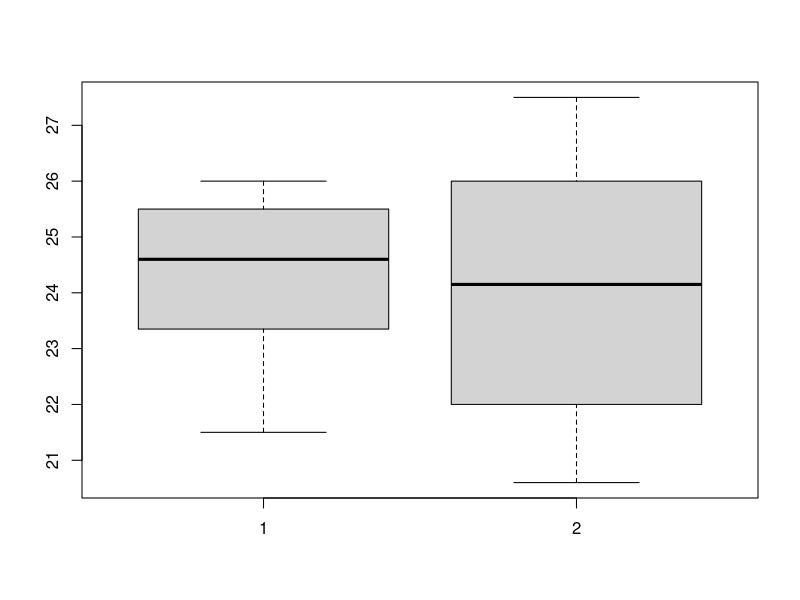
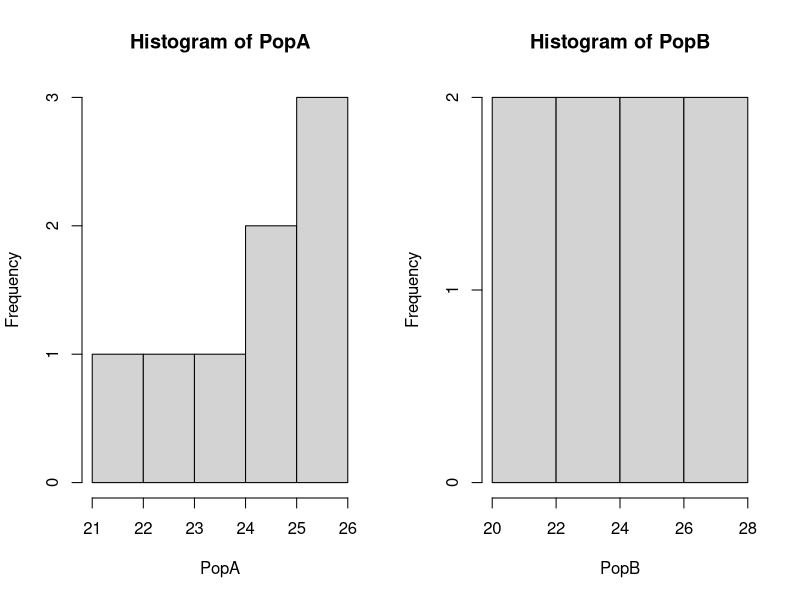
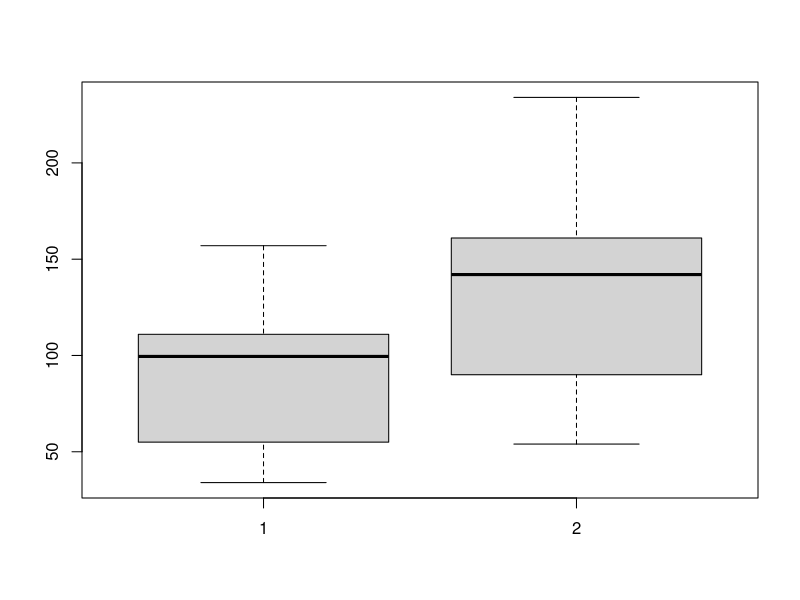
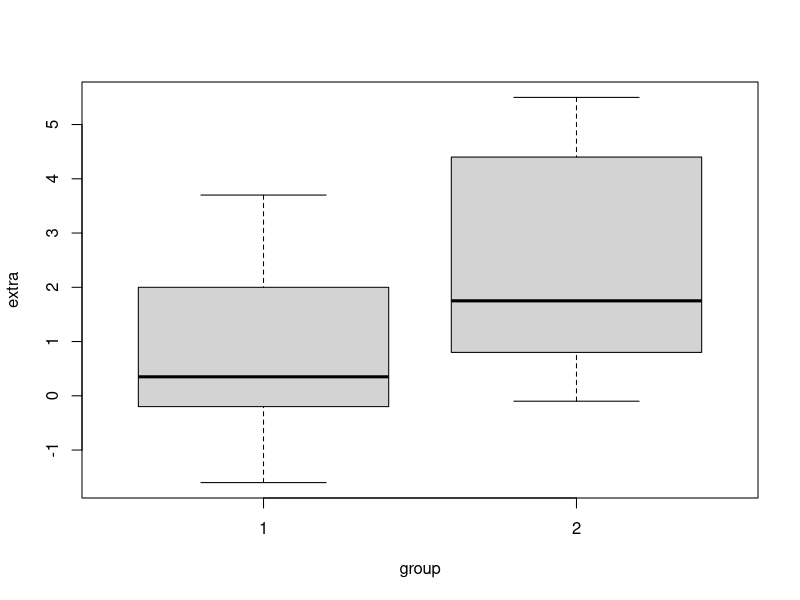
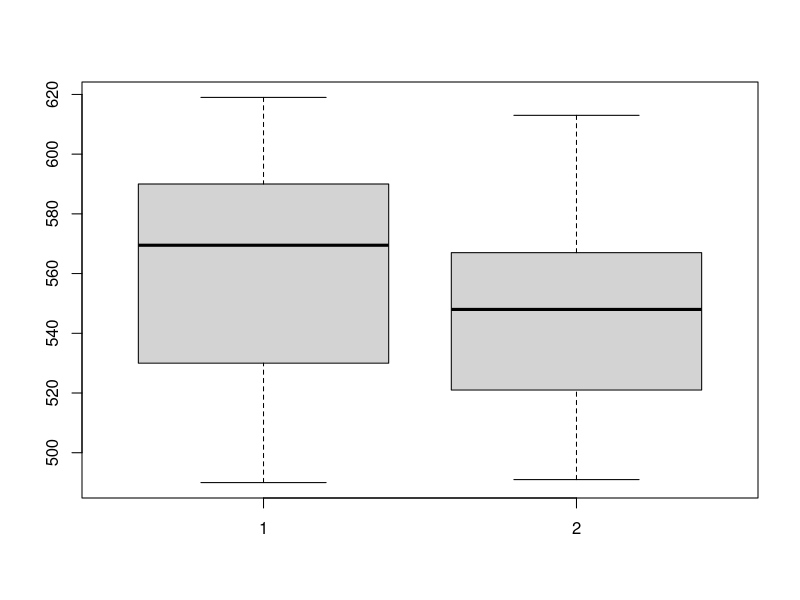
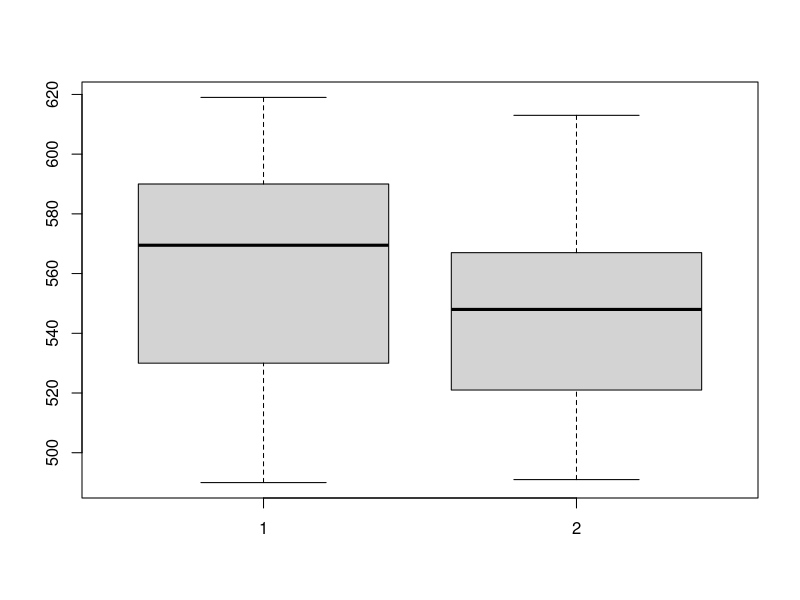

Here is the R script that generated these plots, in order:
#============================================================================#

# Simple Tests #
# 
# written by Henrik von Wehrden
# edited by Chan Le

# In this script:

### F-Test - Compare two variances
### Independent T-Test - Compare two means
### Dependent T-Test - Compare two means
### Wilcoxon Test - Compare two medians with rank
### Chi-Squared Test - Test of independence

#============================================================================#
#### 1. F-Test - Compare two variances ####
#============================================================================#

### Example: Gauster-temperature

# Read data from .txt file
Gaustern<-read.table("f.test.txt",header=T)

# Attach object to search path (to call PopA instead of Gaustern$PopA)
attach(Gaustern)

# Look at object
Gaustern

# Display structure
str(Gaustern)

# Comparing variance of two populations
var.test(PopA,PopB)

# Boxplots for visual comparison
boxplot(PopA,PopB)

# Ploting histograms (par() function multiple plots on the same canvas)
par(mfrow=c(1,2))
hist(PopA)
hist(PopB)

# Adjust a value in PopA
PopA[7]<-50

#============================================================================#
#### 2. Independent T-Test - Compare two means ####
#============================================================================#

### Example: Stem diameter nesting trees

# Read data from .txt file
Stamm<-read.table("t.test.txt",header=T)

# Attach object to search path
attach(Stamm)

# Look at object
Stamm

# Performing a two-tail T-Test (assuming equal variance)
t.test(Golze,Finguren,var.equal=T)

# Boxplots for visual comparison
par(mfrow=c(1,1))
boxplot(Golze,Finguren)

### Example: Sleep data

# View data
View(sleep)

# Boxplots comparing two groups
plot(extra ~ group, data = sleep)

# T-Test: traditional interface
with(sleep, t.test(extra[group == 1], extra[group == 2]))

## T-Test: formula interface
t.test(extra ~ group, data = sleep)

#============================================================================#
#### 3. Dependent T-Test - Compare two means ####
#============================================================================#

### Example: Weight loss after raising the younglings?

# Read data from .txt file
Gewicht<-read.table("t.test.paired.txt",header=T)

# Attach object to search path
attach(Gewicht)

# Look at object
Gewicht

# Structure of the object
str(Gewicht)

# Boxplots for visual comparison
boxplot(Gewicht$vorher,Gewicht$nachher)

# Take first column of data and output as vector
Gewicht[,1]

# Performing a two-tail, repeated T-Test
hvw <- t.test(vorher,nachher, paired=T)

# Structure of output object
str(hvw)

# Round up p-values
round(hvw$p.value,digits=2)

# Boxplots for visual comparison
boxplot(vorher,nachher)

#============================================================================#
#### 4. Wilcoxon Test - Compare two medians with rank ####
#============================================================================#

### Example: Evaluation of the Wiruwaruwolzes?

# Read data from .txt file
Bewertung<-read.table("wilcox.ranksum.txt",header=T)

# Attach object to search path
attach(Bewertung)

# Look at object
Bewertung

# Performing Wilcoxon Test
wilcox.test(Finguren,Golze)

#============================================================================#
#### 5. Chi-Squared Test - Test of independence ####
#============================================================================#

### Example: Ratio difference within the two forests

# Read data from .txt file
Wald <- read.table("chiquadr.txt",header=T)

# Attach object to search path
attach(Wald)

# Look at object
Wald

# Performing Chi-Squared Test
chisq.test(Wald)

# Extract exptected values
chisq.test(Wald)$expected